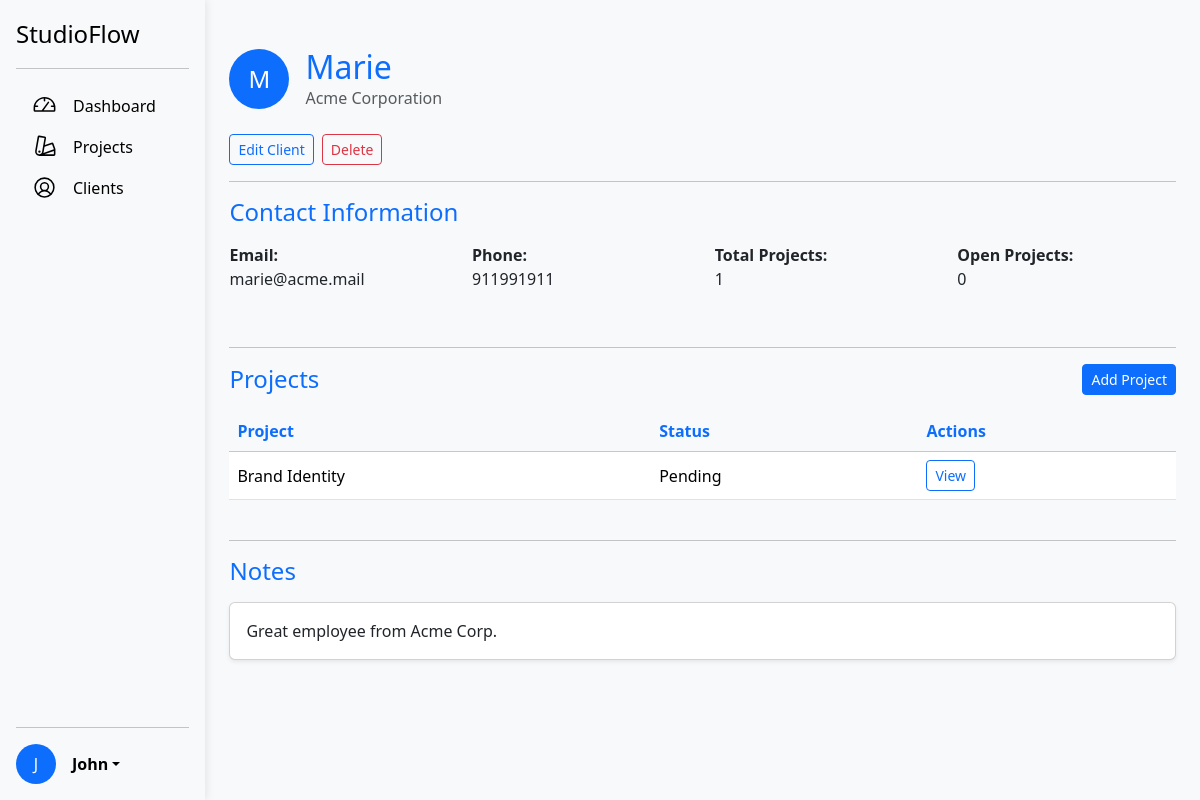
Page /clients/2 (signed in) on the committed database.
### tables this page shows
CREATE TABLE clients (
    id INTEGER PRIMARY KEY AUTOINCREMENT,
    name TEXT NOT NULL,
    company TEXT,
    email TEXT,
    phone TEXT,
    notes TEXT
);

CREATE TABLE projects (
    id INTEGER PRIMARY KEY AUTOINCREMENT,
    client_id INTEGER NOT NULL,
    name TEXT NOT NULL,
    status TEXT,
    description TEXT,
    notes TEXT,
    start_date DATE,
    due_date DATE,
    FOREIGN KEY (client_id) REFERENCES clients(id)

);

### app.py (the view)
@app.route("/clients/<int:client_id>")
@login_required
def client_detail(client_id):
    db = get_db()
    client = get_client_by_id(client_id)
    if client is None:
        return "Client not found", 404
    projects = db.execute("SELECT * FROM projects WHERE client_id = ?", (client_id,)).fetchall()
    open_projects = sum(1 for project in projects if project["status"] == "In Progress")
    return render_template("clients/detail.html", client=client, projects=projects, open_projects=open_projects)

### app.py (called while the page is built)
def get_db():
    if 'db' not in g:
        g.db = sqlite3.connect(DATABASE)
        g.db.row_factory = sqlite3.Row
    return g.db

def get_client_by_id(client_id):
    db = get_db()
    return db.execute("SELECT * FROM clients WHERE id = ?", (client_id,)).fetchone()

### helpers.py (called while the page is built)
def login_required(f):
    @wraps(f)
    def decorated_function(*args, **kwargs):
        if session.get("user_id") is None:
            return redirect("/login")
        return f(*args, **kwargs)
    return decorated_function

### templates/clients/detail.html (shortened to what this page needs)
{% extends "layout.html" %}
{% block main %}
    <div class="d-flex align-items-center my-4">
        {% set parts = client["name"].split() %}
        {% set initials = parts[0][0] + (parts[1][0] if parts|length > 1 else '') %}
        <div class="rounded-circle bg-primary text-white d-flex justify-content-center align-items-center me-3 client_avatar">
            {{ initials|upper }}
        </div>
        <div>
            <h2 class="mb-0 text-primary">{{ client["name"] }}</h2>
            <p class="text-muted mb-0">{{ client["company"] }}</p>
        </div>
    </div>
    <div class="d-flex gap-2">
        <a href="{{ url_for('edit_client', client_id=client['id']) }}"
           class="btn btn-outline-primary btn-sm">
            Edit Client
        </a>
        <form action="{{ url_for('delete_client', client_id=client['id']) }}"
              method="post"
              onsubmit="return confirm('Are you sure you want to delete this client?');">
            <button type="submit" class="btn btn-outline-danger btn-sm">
                Delete
            </button>
        </form>
    </div>
    <hr>
    <h4 class="text-primary mb-3">Contact Information</h4>
    <div class="row mb-4">
        <div class="col-md-3 mb-3">
            <strong>Email:</strong>
            <p>{{ client["email"] }}</p>
        </div>
        <div class="col-md-3 mb-3">
            <strong>Phone:</strong>
            <p>{{ client["phone"] }}</p>
        </div>
        <div class="col-md-3 mb-3">
            <strong>Total Projects:</strong>
            <p>{{ projects|length }}</p>
        </div>
        <div class="col-md-3 mb-3">
            <strong>Open Projects:</strong>
            {% if open_projects != 0 %}
                <p>{{ open_projects }}</p>
            {% else %}
                <p>0</p>
            {% endif %}
        </div>
    </div>
    <hr>
    <div class="d-flex justify-content-between align-items-center mb-3">
        <h4 class="text-primary mb-0">Projects</h4>
        <a href="{{ url_for('new_project', client_id=client['id']) }}" class="btn btn-primary btn-sm">Add Project</a>
    </div>
    <div class="table-responsive mb-4">
        <table class="table table-hover align-middle">
            <thead class="table-light">
                <tr>
                    <th class="text-primary">Project</th>
                    <th class="text-primary">Status</th>
                    <th class="text-primary">Actions</th>
                </tr>
            </thead>
            <tbody>
                {% for project in projects %}
                <tr>
                    <td>{{ project["name"] }}</td>
                    <td>{{ project["status"] }}</td>
                    <td>
                        <a href="{{ url_for('project_detail', project_id = project['id']) }}" class="btn btn-sm btn-outline-primary">View</a>
                    </td>
                </tr>
                {% endfor %}
            </tbody>
        </table>
    </div>
    <hr>
    <h4 class="text-primary mb-3">Notes</h4>
    <div class="card shadow-sm">
        <div class="card-body">
            <p class="mb-0">{{ client["notes"] }}</p>
        </div>
    </div>
{% endblock %}

### static/css/styles.css (style rules this page uses)
.client_avatar { width: 60px; height: 60px; font-size: 1.5rem; }

### rows in the picture
clients: name "Marie", company "Acme Corporation", email "marie@acme.mail", phone "911991911", notes "Great employee from Acme Corp."
projects: name "Brand Identity", status "Pending"

### other values in the picture
{{ parts[0][0] }} "J"
{{ username }} "John"
{{ initials|upper }} "M"
{{ projects|length }} "1"
